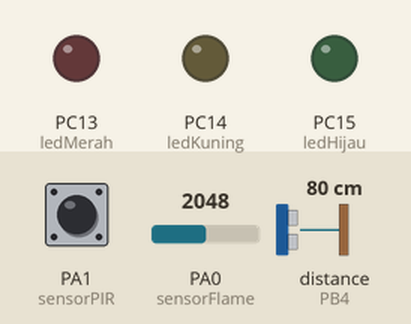
Recording of a sketch running on a simulated STM32 Blue Pill. Shown: output pins drawn as LEDs (lit = HIGH). Dashed ring = blinking. The inputs (shaded band) are chosen by the test bench; at power-on: PA1 (sensorPIR) LOW, distance to the obstacle (sensor on PB4) 80 cm, PA0 (sensorFlame) = 2048. The echo pulse lasts 58.3 µs per cm; what the sketch prints to the serial monitor is not drawn.

Above: at 1.2 s.
1.3 s: PA1 (sensorPIR) driven HIGH
At 2.1 s:
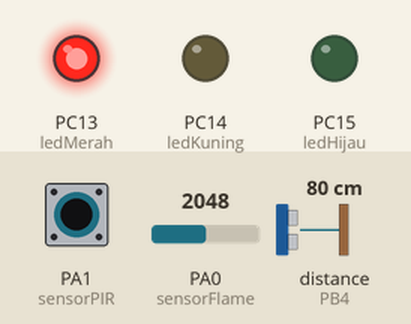
At 3.1 s:
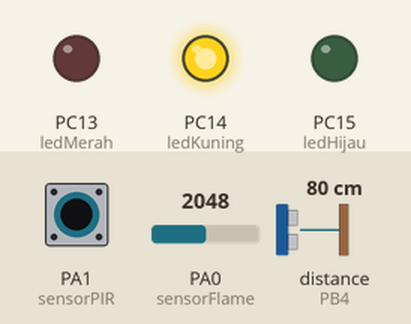
4.3 s: distance to the obstacle (sensor on PB4) set to 2 cm
7.3 s: distance to the obstacle (sensor on PB4) set to 60 cm
10.3 s: distance to the obstacle (sensor on PB4) set to 4 cm
13.3 s: PA1 (sensorPIR) pulsed LOW 2 times (0.12 s each, 0.3 s apart)
At 14.5 s:
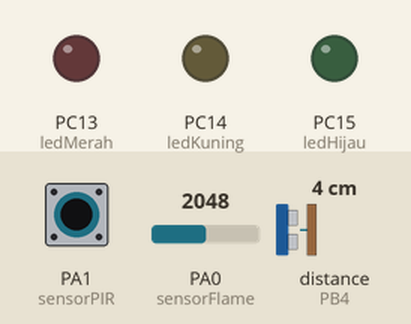
16.9 s: PA0 (sensorFlame) set to 4045
18.4 s: PA0 (sensorFlame) set to 4095
At 18.85 s:
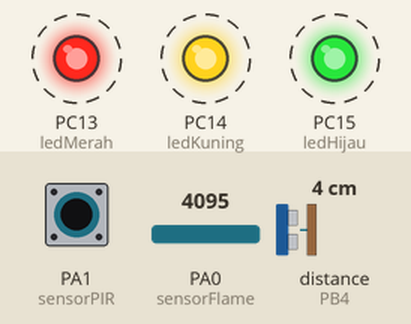
Timing chart, 0 to 22.4 s (numbered marks = the images above; inputs shaded):
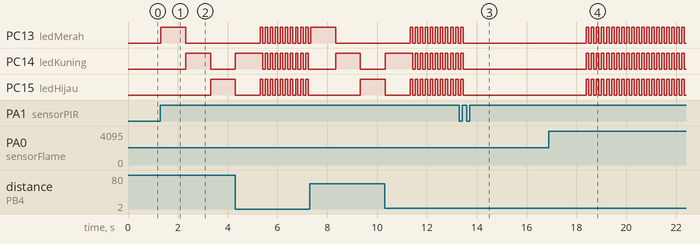

Measured:
- the behaviour switches between 4094 and 4095 on PA0 (sensorFlame) (found by bisection; images 3 and 4)
- after the input at 1.3 s, PC13 (ledMerah): LOW → HIGH at once, → LOW 1.0 s later; PC14 (ledKuning): LOW → HIGH after 1.0 s, → LOW 1.0 s later; PC15 (ledHijau): LOW → HIGH after 2.0 s
- after the input at 13.3 s, PC13 (ledMerah), PC14 (ledKuning), PC15 (ledHijau): goes on until 13.5 s, then stays LOW
- after the input at 18.4 s, PC13 (ledMerah), PC14 (ledKuning), PC15 (ledHijau): alternates HIGH for 0.10 s and LOW for 0.10 s, starting at once

The sketch:

12-11-21_STM32_Challenge_PIR_Ultrasonic_and_Flame.ino
```cpp
#include <NewPing.h>

// Initialitation STM32's Pin
int ledMerah = PC13, ledKuning = PC14, ledHijau = PC15;
int sensorFlame = PA0;
int sensorPIR = PA1;
int trig = PA4, echo = PB4, distance = 200; // Trig should be at Analog or PWM Pin
int lock = 0;
int count = 0;
int pembeda = 0;

// Make new object from Class NewPing
NewPing sensorUltrasonik(trig, echo, distance);

void setup() {
  // Declaration Pin as an I/O
  Serial.begin(9600);

  pinMode(ledMerah, OUTPUT);
  pinMode(ledKuning, OUTPUT);
  pinMode(ledHijau, OUTPUT);

  pinMode(sensorFlame, INPUT);
  pinMode(sensorPIR, INPUT);
  digitalWrite(ledMerah, HIGH);
}


void loop() {
  // Read Sensor value using analogRead() or digitalRead() and then put it into new variable
  int bacaSensorFlame = map(analogRead(sensorFlame), 0, 4095, 255, 0);
  int bacaSensorPIR = map(digitalRead(sensorPIR), 0, 1, 1, 0);
  int bacaSensorUltrasonik = sensorUltrasonik.ping_cm();

  // Show Sensor value in Serial Monitor
  Serial.print("Nilai Sensor Flame : " + String(bacaSensorFlame) + " ");
  Serial.print("Nilai Sensor PIR : " + String(bacaSensorPIR) + " ");
  Serial.print("Nilai Sensor Ultrasonik : " + String(bacaSensorUltrasonik) + " ");
  Serial.print("Nilai PEMBEDA : " + String(pembeda) + " ");
  Serial.println("Nilai COUNT : " + String(count));

  // Logic
  if(bacaSensorPIR == 1 && lock == 0 && pembeda != 2){
    lock = 1;
  }
  else if(bacaSensorPIR == 0 && lock == 1 && pembeda != 2){
    if(count == 0){
      pembeda = 1;
      count = 1;
    }
    else{
      count = 0;
      pembeda = 0;
    }
    lock = 0;
  }

  if(bacaSensorFlame > 0 && lock == 0 && pembeda != 1){
    lock = 2;
  }
  else if(bacaSensorFlame == 0 && lock == 2 && pembeda != 1){
    if(count == 0){
      count = 1;
      pembeda = 2;
    }
    else{
      count = 0;
      pembeda = 0;
    }
    lock = 0;
  }

  if(count == 1){
    if(bacaSensorUltrasonik > 50){
      pembacaan(1, 0, 0);
      delay(1000);
      pembacaan(0, 1, 0);
      delay(1000);
      pembacaan(0, 0, 1);
      delay(1000);
      pembacaan(0, 1, 0);
      delay(1000);
    }
    else if(bacaSensorUltrasonik >= 25 && bacaSensorUltrasonik <= 50){
      pembacaan(1, 1, 1);
      delay(1000);
      pembacaan(0, 0, 0);
      delay(1000);
    }
    else if(bacaSensorUltrasonik < 25){
      pembacaan(1, 1, 1);
      delay(100);
      pembacaan(0, 0, 0);
      delay(100);
    }
  }
  else{
    pembacaan(0, 0, 0);
  }
}

void pembacaan(int led1, int led2, int led3){
  digitalWrite(ledMerah, led1);
  digitalWrite(ledKuning, led2);
  digitalWrite(ledHijau, led3);
}
```
